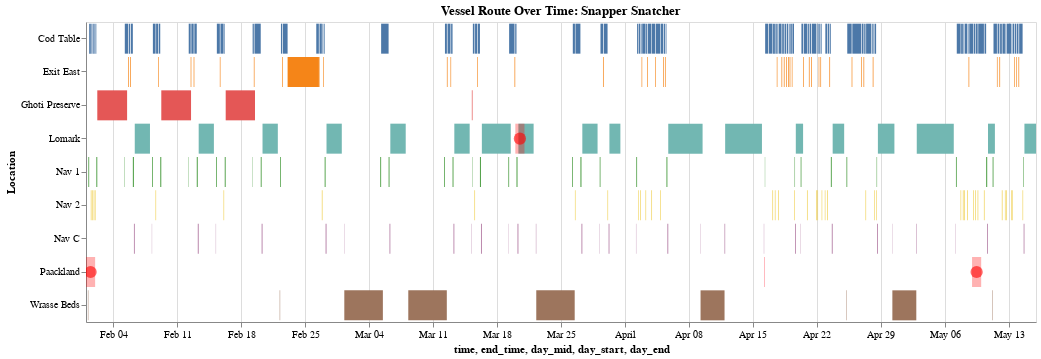

The notebook cell this image was saved under:
### Markdown cell above
Let's apply the function to an example

### Code cell
vessel_id = 'snappersnatcher7be'
vessel_name = vessels.loc[vessels['id'] == vessel_id, 'name'].values[0]

chart = plot_vessel_dwell_timeline(
    trajectories=trajectories,
    vessel_id=vessel_id,
    location_to_y=port_to_idx,
    harbor_reports=harbor_reports,
    vessel_name=vessel_name
)
chart.display()

### Figure 1 — Vega-Lite specification as saved in the notebook (floating-point values rounded to 4 significant figures; data arrays with more than 128 entries replaced by an {"elided": "..."} marker saying what was removed)
{"config": {"view": {"continuousWidth": 300, "continuousHeight": 300}}, "layer": [{"data": {"name": "data-416b8b6c781a60a35e123a97de7c990d"}, "mark": {"type": "bar"}, "encoding": {"color": {"field": "source", "legend": null, "type": "nominal"}, "tooltip": [{"field": "source", "type": "nominal"}, {"field": "time", "type": "temporal"}, {"field": "end_time", "type": "temporal"}, {"field": "dwell_hours", "type": "quantitative"}], "x": {"field": "time", "type": "temporal"}, "x2": {"field": "end_time"}, "y": {"field": "source", "sort": ["South Paackland", "Nav A", "Exit North", "Cod Table", "Tuna Shelf", "Nav 3", "Himark", "Exit East", "Wrasse Beds", "Lomark", "Exit West", "Nav 2", "Don Limpet Preserve", "Port Grove", "Exit South", "Paackland", "Nav 1", "Haacklee", "Nav D", "Nav B", "Nemo Reef", "Nav E", "Ghoti Preserve", "Nav C"], "title": "Location", "type": "nominal"}}, "name": "view_2"}, {"data": {"name": "data-32d8fc29f82df64e5a7ba66bd2d8598b"}, "mark": {"type": "circle", "color": "red", "opacity": 0.6, "size": 150}, "encoding": {"tooltip": [{"field": "target", "type": "nominal"}, {"field": "date", "type": "temporal"}, {"field": "data_author", "type": "nominal"}], "x": {"field": "day_mid", "type": "temporal"}, "y": {"field": "target", "sort": ["South Paackland", "Nav A", "Exit North", "Cod Table", "Tuna Shelf", "Nav 3", "Himark", "Exit East", "Wrasse Beds", "Lomark", "Exit West", "Nav 2", "Don Limpet Preserve", "Port Grove", "Exit South", "Paackland", "Nav 1", "Haacklee", "Nav D", "Nav B", "Nemo Reef", "Nav E", "Ghoti Preserve", "Nav C"], "type": "nominal"}}}, {"data": {"name": "data-32d8fc29f82df64e5a7ba66bd2d8598b"}, "mark": {"type": "bar", "color": "red", "opacity": 0.3}, "encoding": {"tooltip": [{"field": "target", "type": "nominal"}, {"field": "date", "type": "temporal"}, {"field": "data_author", "type": "nominal"}], "x": {"field": "day_start", "type": "temporal"}, "x2": {"field": "day_end"}, "y": {"field": "target", "sort": ["South Paackland", "Nav A", "Exit North", "Cod Table", "Tuna Shelf", "Nav 3", "Himark", "Exit East", "Wrasse Beds", "Lomark", "Exit West", "Nav 2", "Don Limpet Preserve", "Port Grove", "Exit South", "Paackland", "Nav 1", "Haacklee", "Nav D", "Nav B", "Nemo Reef", "Nav E", "Ghoti Preserve", "Nav C"], "type": "nominal"}}}], "height": 300, "params": [{"name": "param_2", "select": {"type": "interval", "encodings": ["x", "y"]}, "bind": "scales", "views": ["view_2"]}], "title": "Vessel Route Over Time: Snapper Snatcher", "width": 950, "$schema": "https://vega.github.io/schema/vega-lite/v5.20.1.json", "datasets": {"data-416b8b6c781a60a35e123a97de7c990d": {"elided": "290 records"}, "data-32d8fc29f82df64e5a7ba66bd2d8598b": [{"source": "snappersnatcher7be", "target": "Lomark", "date": "2035-03-20T00:00:00", "data_author": "Portmaster of Lomark", "day_start": "2035-03-20T00:00:00", "day_end": "2035-03-21T00:00:00", "day_mid": "2035-03-20T12:00:00"}, {"source": "snappersnatcher7be", "target": "Paackland", "date": "2035-05-09T00:00:00", "data_author": "Portmaster of Paackland", "day_start": "2035-05-09T00:00:00", "day_end": "2035-05-10T00:00:00", "day_mid": "2035-05-09T12:00:00"}, {"source": "snappersnatcher7be", "target": "Paackland", "date": "2035-02-01T00:00:00", "data_author": "Portmaster of Paackland", "day_start": "2035-02-01T00:00:00", "day_end": "2035-02-02T00:00:00", "day_mid": "2035-02-01T12:00:00"}]}}
